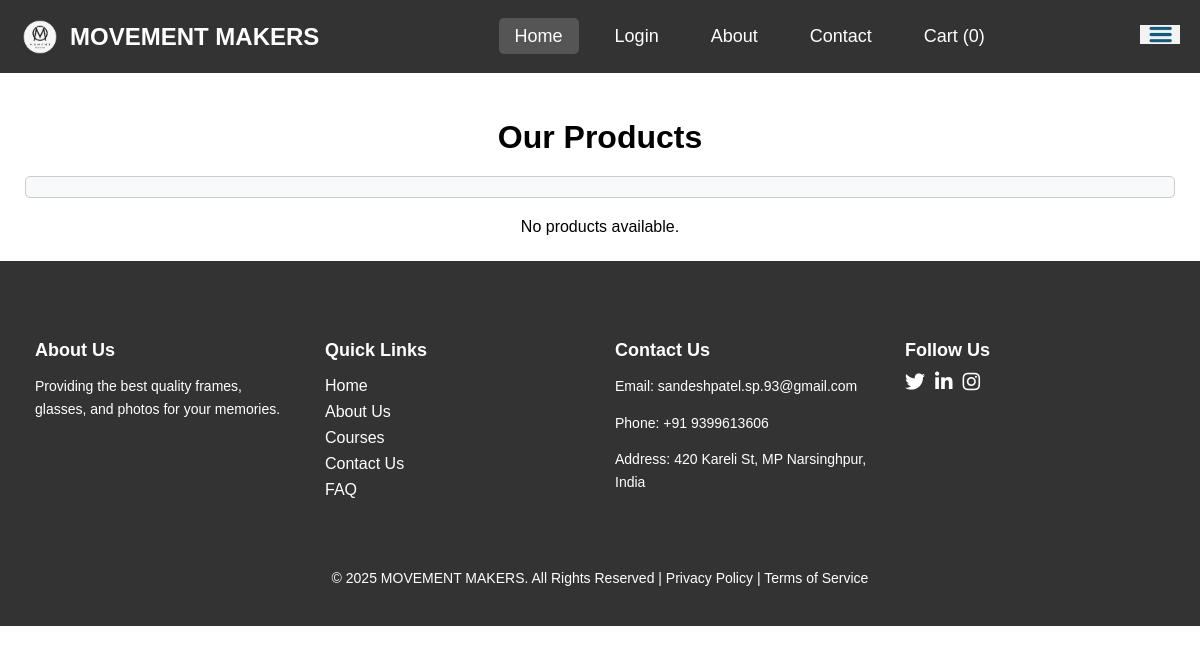
Before: / with the older database file.
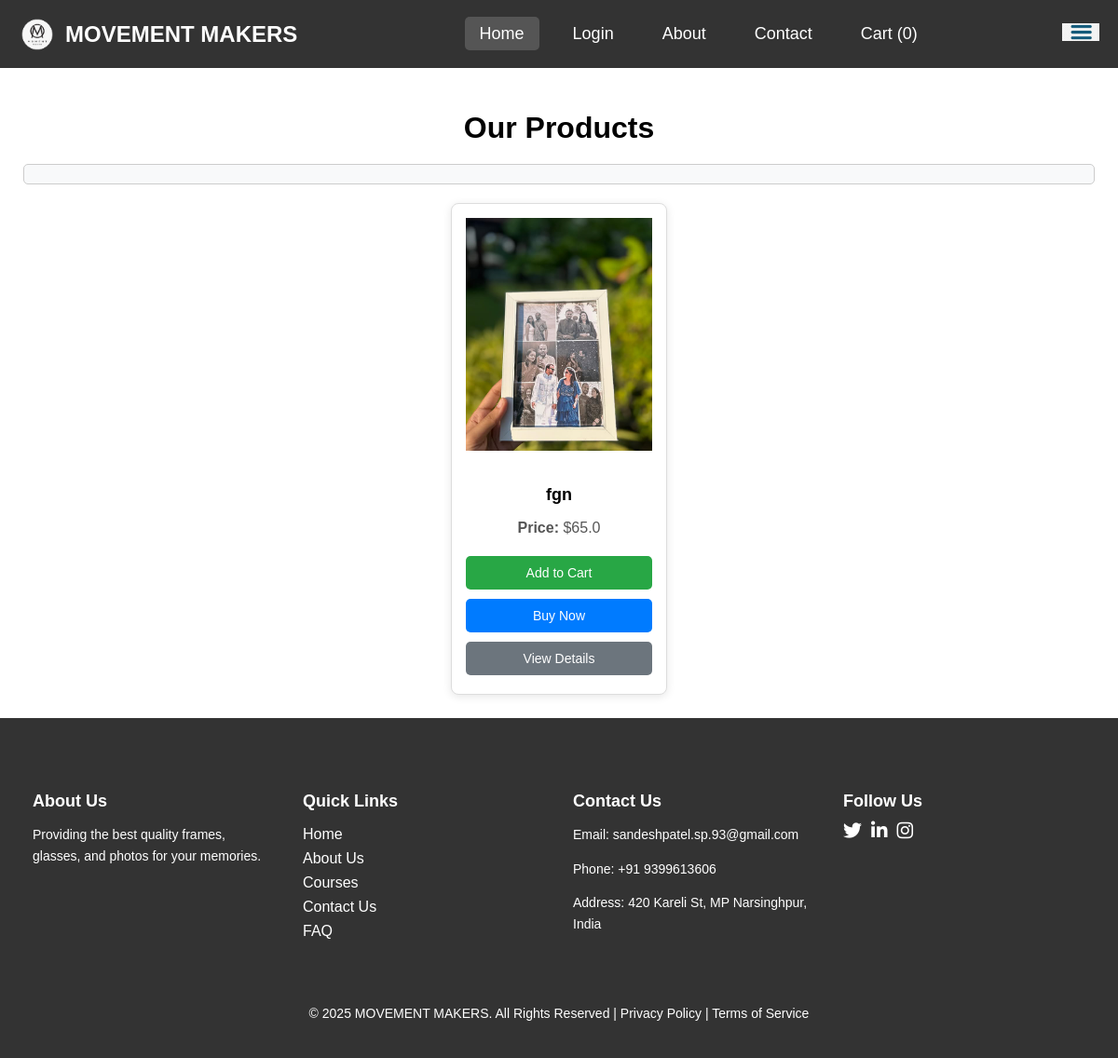
After: the same page with the newer database file.
### app.py (models this page shows)
class Product(db.Model):
    id = db.Column(db.Integer, primary_key=True)
    name = db.Column(db.String(100), nullable=False)
    price = db.Column(db.Float, nullable=False)
    description = db.Column(db.Text, nullable=False)
    image_path = db.Column(db.String(255), nullable=True)
    seller_id = db.Column(db.Integer, db.ForeignKey('user.id', ondelete="CASCADE"), nullable=False)
    seller = db.relationship('User', backref=db.backref('products', lazy=True, cascade="all, delete"))

### app.py (the view)
@app.route('/')
def public_page():
    products = Product.query.all()  # Fetch all products
    return render_template('index.html', products=products)

### templates/index.html (shortened to what this page needs)
<!DOCTYPE html>
<html lang="en">
  <head>
    {% include 'header.html' %}
  </head>
  <body>
    {% include 'navbar.html' %} {% include 'products.html' %} {% include
    'footer.html' %}
  </body>
</html>

### templates/header.html (shortened to what this page needs)
<head>
    <link rel="stylesheet" href="https://cdnjs.cloudflare.com/ajax/libs/font-awesome/5.15.4/css/all.min.css" />
    <link rel="stylesheet" href="{{ url_for('static', filename='style.css') }}" />
</head>

### templates/navbar.html (shortened to what this page needs)
<nav class="navbar">
  <div class="navbar-container">
    <a class="navbar-brand" href="/">
      <img src="/static/uploads/newlogo.png" alt="Logo" class="navbar-logo" />
      <b>MOVEMENT MAKERS</b>
    </a>
    <ul class="navbar-links" id="nav-links">
      <li><a href="/" class="active">Home</a></li>
      <li><a href="/login">Login</a></li>
      <li><a href="#about">About</a></li>
      <li><a href="#contact">Contact</a></li>
      <li>
        <a href="/cart">
          Cart <span id="cart-count">(0)</span>
        </a>
      </li>
    </ul>
    <div class="hamburger" onclick="toggleMenu()">
      <img
        style="max-width: 40px; max-height: 20px"
        src="/static/OIP.png"
        alt="click me"
        srcset=""
      />
    </div>
  </div>
</nav>

### templates/products.html (shortened to what this page needs)
<div class="container">
  <h1>Our Products</h1>
  <div id="messageBox" class="message-box"></div>
  <div class="row">
    {% if products %}
    {% for product in products %}
    <div class="product-card">
      <img
        src="{{ url_for('static', filename=product.image_path) }}"
        alt="{{ product.name }}"
        onclick="viewProductDetails('{{ product.id }}')"
      />
      <h3>{{ product.name }}</h3>
      <p><strong>Price:</strong> ${{ product.price }}</p>
      <button class="btn add-to-cart" onclick="addToCart('{{ product.id }}')">
        Add to Cart
      </button>
      <button
        class="btn buy-now"
        onclick="redirectToCheckout('{{ product.id }}', '{{ product.name }}', '{{ product.price }}')"
      >
        Buy Now
      </button>
      <button
        class="btn view-details"
        onclick="viewProductDetails('{{ product.id }}')"
      >
        View Details
      </button>
    </div>
    {% endfor %}
    {% else %}
    <div class="alert" role="alert">No products available.</div>
    {% endif %}
  </div>
</div>

### templates/footer.html (shortened to what this page needs)
<footer class="footer">
  <div class="footer-container">
    <div class="footer-column">
      <h4>About Us</h4>
      <p>
        Providing the best quality frames, glasses, and photos for your
        memories.
      </p>
    </div>
    <div class="footer-column">
      <h4>Quick Links</h4>
      <ul>
        <li><a href="/">Home</a></li>
        <li><a href="#about">About Us</a></li>
        <li><a href="/courses">Courses</a></li>
        <li><a href="https://wa.me/9399613606">Contact Us</a></li>
        <li><a href="#">FAQ</a></li>
      </ul>
    </div>
    <div class="footer-column">
      <h4>Contact Us</h4>
      <p>
        Email:
        <a href="mailto:sandeshpatel.sp.93@gmail.com"
          >sandeshpatel.sp.93@gmail.com</a
        >
      </p>
      <p>Phone: <a href="tel:+919399613606">+91 9399613606</a></p>
      <p>Address: 420 Kareli St, MP Narsinghpur, India</p>
    </div>
    <div class="footer-column">
      <h4>Follow Us</h4>
      <div class="social-icons">
        <a
          href="https://x.com/SandeshPat007?t=teYEP7w9aNZYSYKc0sF7dQ&s=09"
          aria-label="Follow us on Twitter"
        >
          <i class="fab fa-twitter"></i>
        </a>
        <a
          href="https://www.linkedin.com/in/sandesh-patel07"
          aria-label="Follow us on LinkedIn"
        >
          <i class="fab fa-linkedin-in"></i>
        </a>
        <a
          href="https://www.instagram.com/sandesh_patel007"
          aria-label="Follow us on Instagram"
        >
          <i class="fab fa-instagram"></i>
        </a>
      </div>
    </div>
  </div>
  <div class="footer-bottom">
    <p>
      &copy; 2025 MOVEMENT MAKERS. All Rights Reserved |
      <a href="#">Privacy Policy</a> |
      <a href="#">Terms of Service</a>
    </p>
  </div>
</footer>

### static/style.css (style rules this page uses)
body { padding: 0; margin: 0; }
.navbar { background-color: #333; padding: 10px 20px; display: flex; justify-content: space-between; align-items: center; position: relative; }
.navbar-container { display: flex; justify-content: space-between; width: 100%; align-items: center; }
.navbar-logo { height: 40px; width: auto; margin-right: 10px; }
.navbar-brand { display: flex; align-items: center; color: white; text-decoration: none; font-size: 24px; font-weight: bold; }
.navbar-links { list-style-type: none; display: flex; gap: 20px; }
.navbar-links li { margin: 0; }
.navbar-links a { color: white; text-decoration: none; padding: 8px 16px; font-size: 18px; border-radius: 5px; transition: background-color 0.3s ease; }
.navbar-links a:hover, .navbar-links a.active { background-color: #555; }
body { font-family: Arial, sans-serif; }
.container { width: auto; margin: 0 auto; padding: 20px; border: 5px solid white; }
h1 { text-align: center; margin-bottom: 20px; }
.message-box { margin-bottom: 20px; padding: 10px; background-color: #f8f9fa; border: 1px solid #ccc; border-radius: 5px; }
button { width: 100%; padding: 12px; font-size: 16px; color: #fff; background-color: #007bff; border: none; border-radius: 4px; cursor: pointer; transition: background-color 0.3s; }
.btn { display: inline-block; margin-top: 10px; padding: 12px 25px; text-align: center; font-size: 14px; background-color: #6c757d; color: white; text-decoration: none; border-radius: 4px; transition: background-color 0.3s; }
.row { display: flex; flex-wrap: wrap; gap: 20px; justify-content: center; }
.product-card { background-color: #fff; border: 1px solid #ddd; border-radius: 8px; width: 200px; padding: 15px; text-align: center; box-shadow: 0 2px 10px rgba(0, 0, 0, 0.1); }
.product-card img { width: 100%; height: auto; margin-bottom: 15px; cursor: pointer; }
.product-card h3 { font-size: 18px; margin-bottom: 10px; }
.product-card p { font-size: 16px; color: #555; }
.product-card .btn { width: 100%; padding: 10px; margin: 5px 0; cursor: pointer; border: none; border-radius: 5px; }
.product-card .add-to-cart { background-color: #28a745; color: white; }
.product-card .buy-now { background-color: #007bff; color: white; }
.product-card .view-details { background-color: #6c757d; color: white; }
button { background-color: #f44336; color: white; padding: 8px 16px; border: none; border-radius: 4px; cursor: pointer; transition: background-color 0.3s ease; }
.footer { background-color: #333; color: #fff; padding: 40px 20px; }
.footer-container { display: flex; flex-wrap: wrap; justify-content: space-between; }
.footer-column { flex: 1; min-width: 220px; margin: 15px; }
.footer-column h4 { font-size: 18px; font-weight: bold; margin-bottom: 10px; }
.footer-column p { font-size: 14px; line-height: 1.6; }
.footer-column a { color: #fff; text-decoration: none; }
.footer-column ul { list-style-type: none; padding: 0; }
.footer-column ul li { margin-bottom: 8px; }
.footer-column .social-icons { display: flex; gap: 10px; }
.footer-column .social-icons a { font-size: 20px; color: #fff; transition: color 0.3s ease; }
.footer-bottom { text-align: center; margin-top: 40px; font-size: 14px; }
.footer-bottom p { margin: 0; }
.footer-bottom a { color: #fff; text-decoration: none; }

Changed rows visible on the page:
added Product: image_path (picture), name "fgn", price "65.0"
Other visible differences:
text no longer shown: "No products available."
